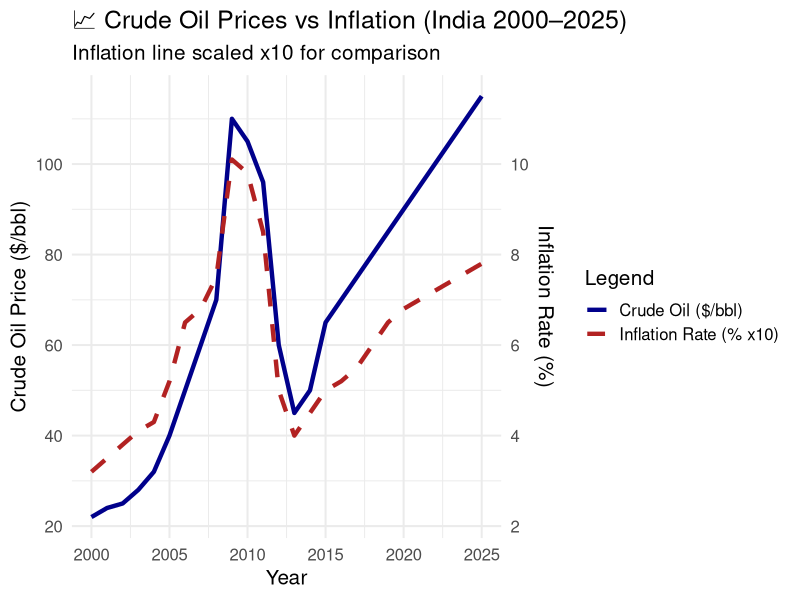
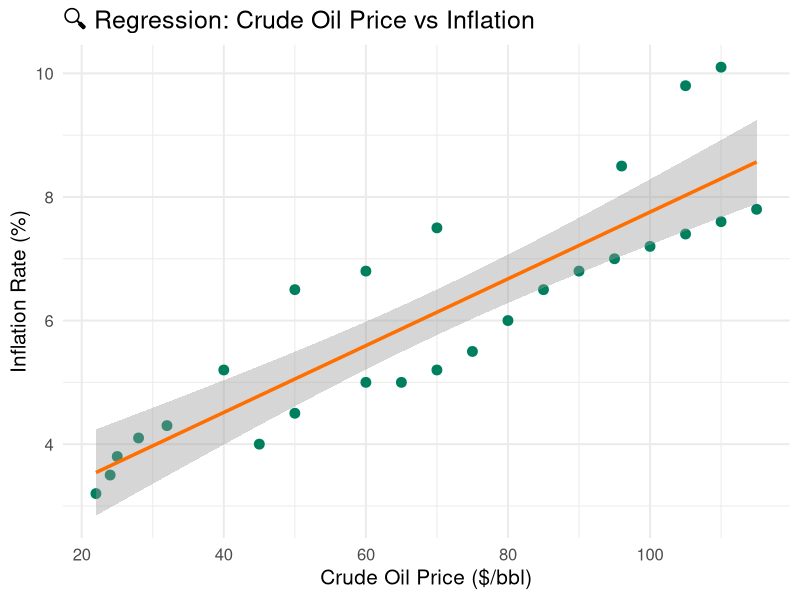

Recreate these plots in R, in order.
# 📦 Load required package
library(ggplot2)

# 📊 Step 1: Create mock data
year <- 2000:2025
crude_oil_price <- c(22, 24, 25, 28, 32, 40, 50, 60, 70, 
                     110, 105, 96, 60, 45, 50, 65, 70, 75, 
                     80, 85, 90, 95, 100, 105, 110, 115)
inflation <- c(3.2, 3.5, 3.8, 4.1, 4.3, 5.2, 6.5, 6.8, 7.5, 
               10.1, 9.8, 8.5, 5.0, 4.0, 4.5, 5.0, 5.2, 5.5,
               6.0, 6.5, 6.8, 7.0, 7.2, 7.4, 7.6, 7.8)

# 🧱 Step 2: Create data frame
df <- data.frame(year, crude_oil_price, inflation)

# 👁 Step 3: Show first few rows
head(df)

# 📈 Step 4: Plot Trends (Crude Oil vs Inflation)
ggplot(df, aes(x = year)) +
  geom_line(aes(y = crude_oil_price, color = "Crude Oil ($/bbl)"), size = 1.5) +
  geom_line(aes(y = inflation * 10, color = "Inflation Rate (% x10)"), size = 1.5, linetype = "dashed") +
  scale_y_continuous(
    name = "Crude Oil Price ($/bbl)",
    sec.axis = sec_axis(~./10, name = "Inflation Rate (%)")
  ) +
  labs(title = "📈 Crude Oil Prices vs Inflation (India 2000–2025)",
       subtitle = "Inflation line scaled x10 for comparison",
       x = "Year", color = "Legend") +
  scale_color_manual(values = c("Crude Oil ($/bbl)" = "darkblue", "Inflation Rate (% x10)" = "firebrick")) +
  theme_minimal(base_size = 15)

# 📉 Step 5: Build Linear Regression Model
model <- lm(inflation ~ crude_oil_price, data = df)

# 📊 Step 6: Show Regression Summary
cat("📊 Regression Model Summary:\n")
summary(model)

# 🔍 Step 7: Regression Scatter Plot
ggplot(df, aes(x = crude_oil_price, y = inflation)) +
  geom_point(color = "#007f5f", size = 3) +
  geom_smooth(method = "lm", se = TRUE, color = "#ff6f00", size = 1.2) +
  labs(title = "🔍 Regression: Crude Oil Price vs Inflation",
       x = "Crude Oil Price ($/bbl)", 
       y = "Inflation Rate (%)") +
  theme_minimal(base_size = 15)
